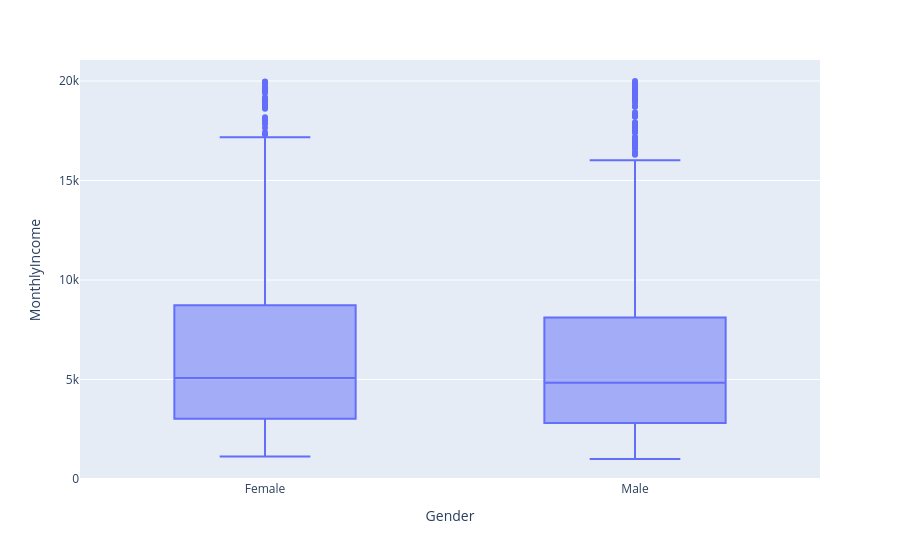

Here is the notebook cell this chart was saved with:
### Markdown cell above
## Monthly Income
Let's investigate the employees monthly income.

11. As regards the income, is there equality between men and women?

### Code cell
px.box(df, x = "Gender", y = "MonthlyIncome")

### Figure 1 — Plotly figure (JSON) as saved in the notebook; plotly's stock layout.template omitted (floating-point values rounded to 4 significant figures; data arrays with more than 128 entries replaced by an {"elided": "..."} marker saying what was removed)
{"data": [{"alignmentgroup": "True", "hovertemplate": "Gender=%{x}<br>MonthlyIncome=%{y}<extra></extra>", "legendgroup": "", "marker": {"color": "#636efa"}, "name": "", "notched": false, "offsetgroup": "", "orientation": "v", "showlegend": false, "type": "box", "x": {"elided": "1470 str values"}, "x0": " ", "xaxis": "x", "y": {"elided": "1470 int values"}, "y0": " ", "yaxis": "y"}], "layout": {"boxmode": "group", "legend": {"tracegroupgap": 0}, "margin": {"t": 60}, "xaxis": {"anchor": "y", "domain": [0, 1], "title": {"text": "Gender"}}, "yaxis": {"anchor": "x", "domain": [0, 1], "title": {"text": "MonthlyIncome"}}}}
